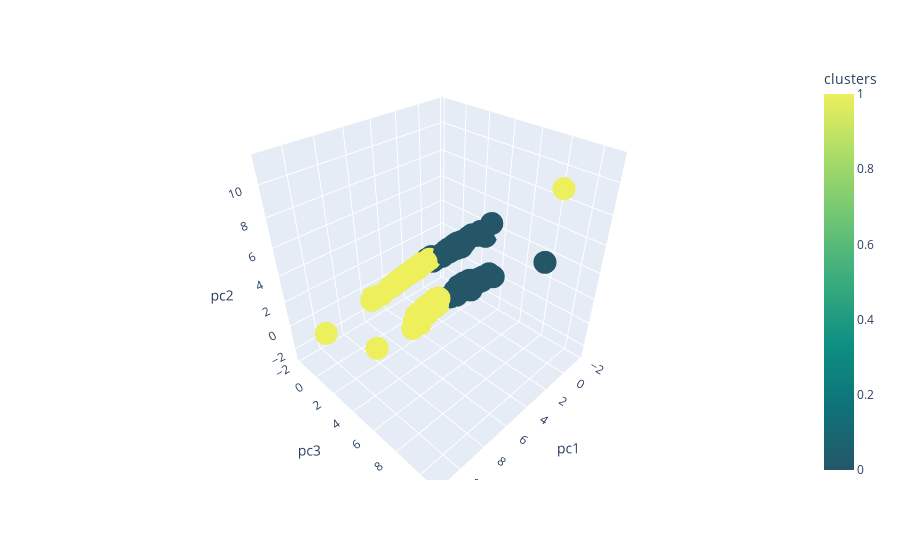

Notebook source saved alongside this figure:
### Code cell
px.defaults.color_continuous_scale = px.colors.sequential.Aggrnyl
fig = px.scatter_3d(principalDf, x='pc1', y='pc3', z='pc2', color="clusters")
fig.show()

### Figure 1 — Plotly figure (JSON) as saved in the notebook; plotly's stock layout.template omitted (floating-point values rounded to 4 significant figures; data arrays with more than 128 entries replaced by an {"elided": "..."} marker saying what was removed)
{"data": [{"hovertemplate": "pc1=%{x}<br>pc3=%{y}<br>pc2=%{z}<br>clusters=%{marker.color}<extra></extra>", "legendgroup": "", "marker": {"color": {"elided": "440 int values"}, "coloraxis": "coloraxis", "symbol": "circle"}, "mode": "markers", "name": "", "scene": "scene", "showlegend": false, "type": "scatter3d", "x": {"elided": "440 float values"}, "y": {"elided": "440 float values"}, "z": {"elided": "440 float values"}}], "layout": {"coloraxis": {"colorbar": {"title": {"text": "clusters"}}, "colorscale": [[0, "rgb(36, 86, 104)"], [0.1667, "rgb(15, 114, 121)"], [0.3333, "rgb(13, 143, 129)"], [0.5, "rgb(57, 171, 126)"], [0.6667, "rgb(110, 197, 116)"], [0.8333, "rgb(169, 220, 103)"], [1, "rgb(237, 239, 93)"]]}, "legend": {"tracegroupgap": 0}, "margin": {"t": 60}, "scene": {"domain": {"x": [0, 1], "y": [0, 1]}, "xaxis": {"title": {"text": "pc1"}}, "yaxis": {"title": {"text": "pc3"}}, "zaxis": {"title": {"text": "pc2"}}}}}
